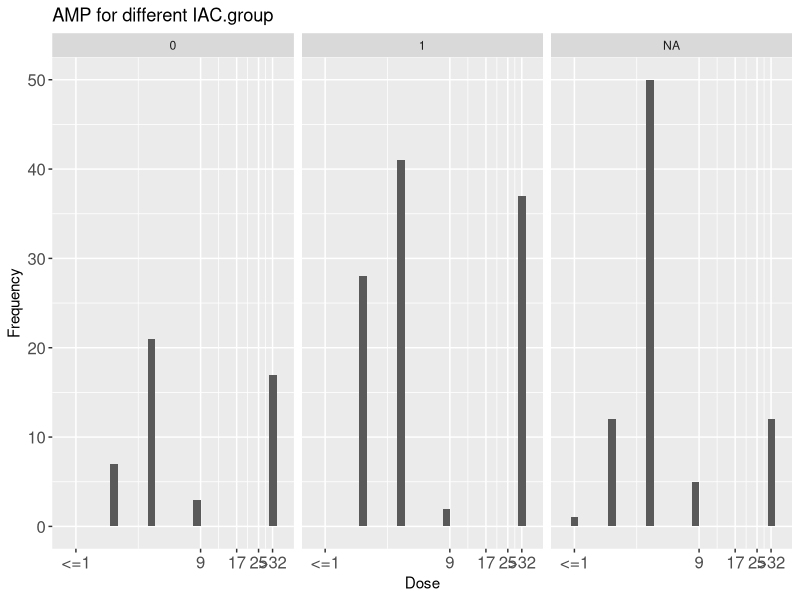
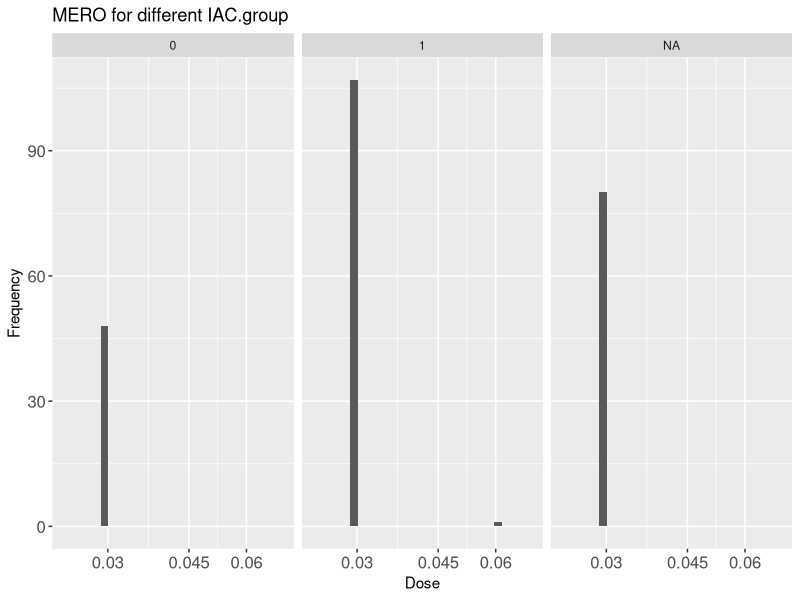
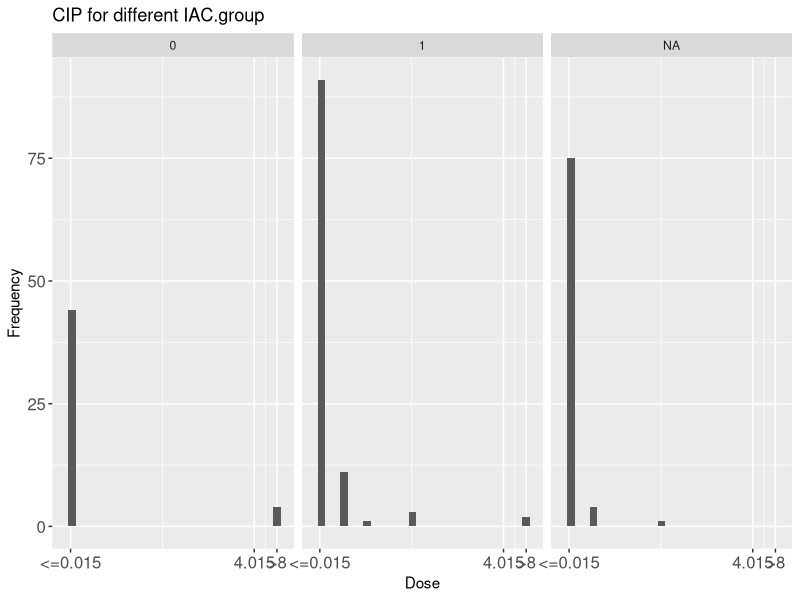
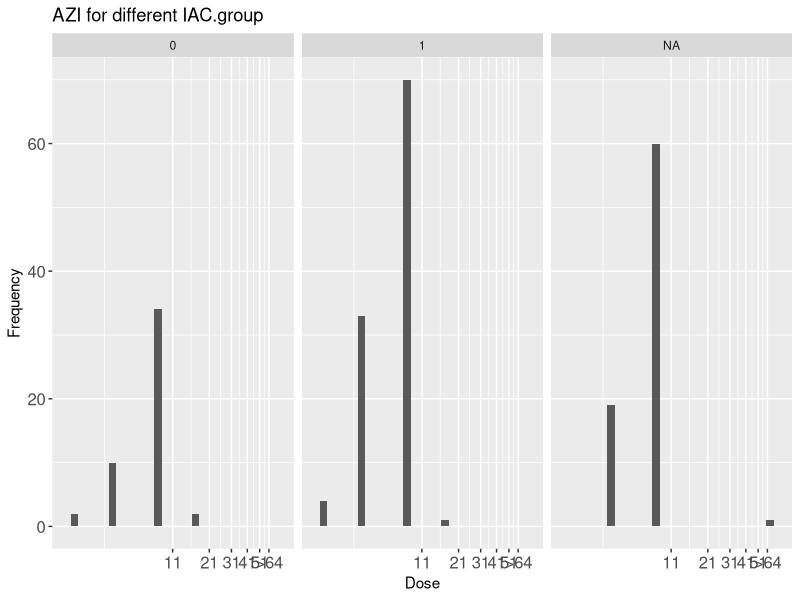
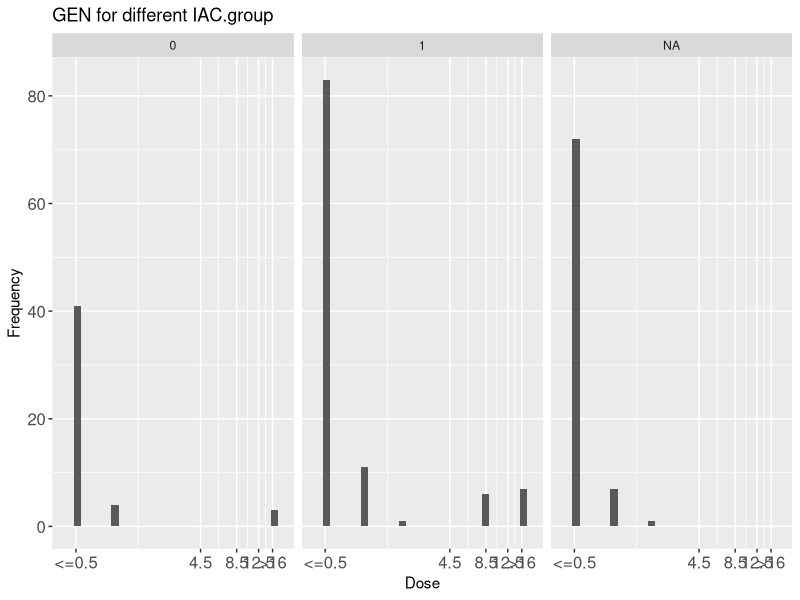
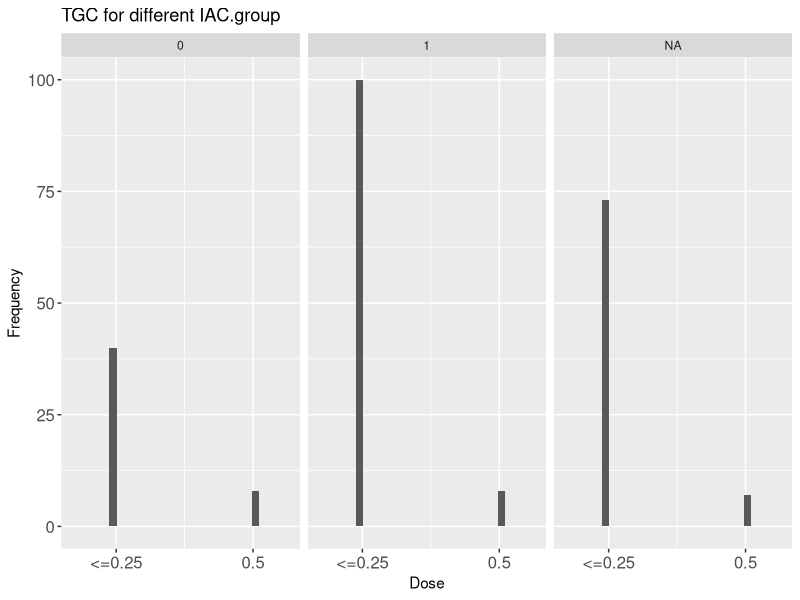
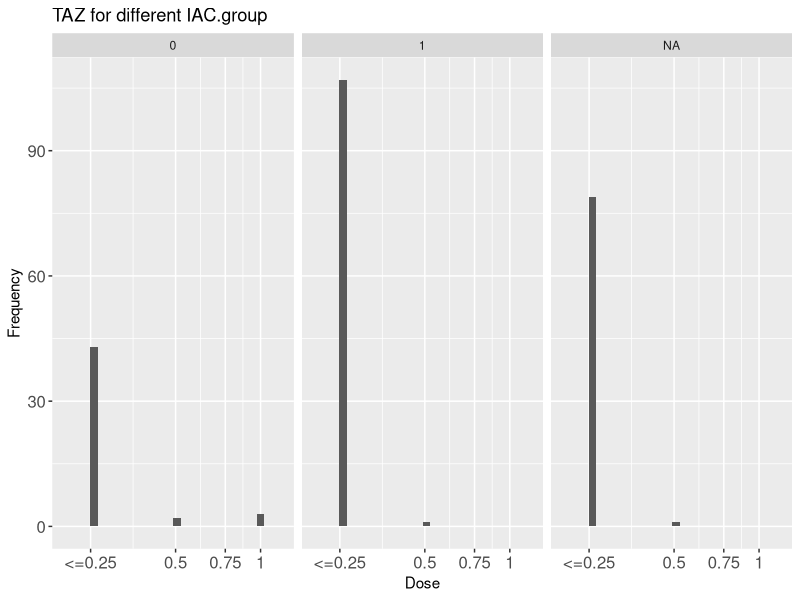
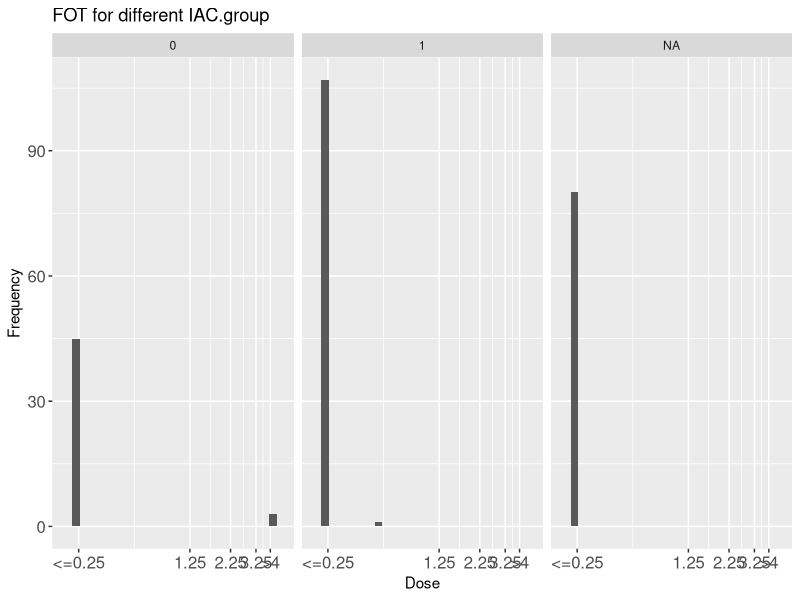

These charts were generated, in order, by the following R code:
## ---- chunk 1
library(stringr)    # String-verarbeitung
library(ggplot2)    # moderne plots
#library(gridExtra)

debug <- T  # debug printout
debug <- F  # kein debug printout
Log <- function(string) {
  if(debug){print(string)}  
}
## ---- chunk 2
Resistenzen <- read.csv("Resistenzen.csv")

# csv raussschreiben u. wieder einlesen fügt vorne Index-Spalte an; diese entfernen :
Resistenzen[,1] <- NULL                      

View(Resistenzen)
## ---- chunk 3
# Hilfs-Dataframes, implizit sollte genügen!

ResistenzenWM1  <- Resistenzen[Resistenzen["WM.group"]  == "1",]  #    waste milk Group
ResistenzenWM2  <- Resistenzen[Resistenzen["WM.group" ] == "2",]  # no waste milk Group
#View(ResistenzenWM2)

ResistenzenOLS0 <- Resistenzen[Resistenzen["OLS.group"] == "0",]  #    other livestock Group
ResistenzenOLS1 <- Resistenzen[Resistenzen["OLS.group"] == "1",]  # no other livestock  Group
#View(ResistenzenOLS0);View(ResistenzenOLS1)

ResistenzenIAC0 <- Resistenzen[Resistenzen["IAC.group"] == "0",]  #    ill animals in calving box Group
ResistenzenIAC1 <- Resistenzen[Resistenzen["IAC.group"] == "1",]  # no ill animals in calving box Group
#View(ResistenzenIAC0);View(ResistenzenIAC1)

ResistenzenHSC0 <- Resistenzen[Resistenzen["HSC.group"] == "0",]  # stable w\o  outlet
ResistenzenHSC1 <- Resistenzen[Resistenzen["HSC.group"] == "1",]  # stable with outlet
ResistenzenHSC2 <- Resistenzen[Resistenzen["HSC.group"] == "2",]  # outdoors
ResistenzenHSC3 <- Resistenzen[Resistenzen["HSC.group"] == "3",]  # 0+1
ResistenzenHSC4 <- Resistenzen[Resistenzen["HSC.group"] == "4",]  # 1+2
ResistenzenHSC5 <- Resistenzen[Resistenzen["HSC.group"] == "5",]  # 0+2
#View(ResistenzenHSC0);View(ResistenzenHSC1);View(ResistenzenHSC2);View(ResistenzenHSC3);View(ResistenzenHSC4);View(ResistenzenHSC5)
## ---- chunk 4
graphisch <- function(groups,antib, anfang,ende, schrittBin,schrittLab) {    

  if (ende < 0) {            # kleiner Trick um zusätzliches Funktionsargument zu vermeiden
    Ende=F
    ende = -ende
  } else{
    Ende=T
  }
  Log(paste("Ende, ende =",Ende,ende))
  
  if(groups == "WM.group" ){
    listdfs <- list(Resistenzen    , ResistenzenWM1 , ResistenzenWM2 )  #  implizit sollte genügen! (Vektor klappt hier nicht)
    Titel   <- c(   "WM or not", "WM           ", "no WM     ")
  }
   if(groups == "OLS.group" ){
    listdfs <- list(Resistenzen    , ResistenzenOLS1 , ResistenzenOLS0 )  
    Titel   <- c(   "OLS or not", "OLS           ", "no OLS      ")
  }
   if(groups == "IAC.group" ){
    listdfs <- list(Resistenzen    , ResistenzenIAC1 , ResistenzenIAC0 ) 
    Titel   <- c(   "IAC or not", "IAC           ", "no IAC      ")
  }
  if(groups == "HSC.group"){
    listdfs <- list(Resistenzen    , ResistenzenHSC0, ResistenzenHSC1, 
                    ResistenzenHSC2, ResistenzenHSC3, ResistenzenHSC4, ResistenzenHSC5)  
    Titel   <- c(   "arbitrary HSC          ", 
                    "0: stable w\\o  outlet", "1: stable with outlet", "2: outdoors          ","0+1                  ","1+2                  ","0+2                  ")
  }
  
  for (i in 2:length(Titel)){     # nicht 1. plot "XY oder nicht"  deskriptive Statistik - geht sicher o. eigene DFs!!? 
    DF <- listdfs[[i]]            # listdfs kürzer: nur hier explizit?
    
    numstrings <- str_replace(DF[[antib]], paste0("<=",anfang),  as.character(anfang))  
    # z.B. "1" als numerischer Platzhalter für "<=1" 
    numstrings <- str_replace(numstrings          , paste0(">",ende)   , as.character(ende)) #+1))   
    # z.B. "33" als numerischer Platzhalter für ">32"
    numbers <- as.numeric(numstrings )      # jetzt alles als Zahlen                                                       

    Log("numbers =");Log(numbers)
    # Median könnte im "<=" Bereich liegen oder im ">=", entsprechend reagieren:
    median <- median(numbers, na.rm=T)  # (na.rm=T fürs Lesen aus file, vorher war das "NA")
    rel <- "="                          # Relations-Symbol
    Log(paste( "median, anfang =",median, anfang ))
    if(median == anfang){
      rel <- "<=" 
    } 
    if(Ende && median == ende){
      rel <- ">"
    } 

    print(paste(antib,"- Resistance,", Titel[i], ":"))
    print(paste("  Median            ", rel, median))
    
    if(Ende && (max(numbers, na.rm=T) > ende)){  # gibt overflow bin, ist nicht leer: Verteilung nicht nach oben beschränkt
                                                            
      # kleinste Werte kleinstmöglich und grösste Werte kleinstmöglich ergibt Mindestwert des Mittelwertes
      mean <- mean(replace(numbers, numbers==anfang, 0), na.rm=T)    
                                
      print(paste("  Mean           >= ", mean  ))
      print("")
    } else {                      # Verteilung nach oben beschränkt
      if (anfang %in% numbers) {  # Verteilung nach oben beschränkt, nicht nach unten 
                                  #  (underflow bin gibt's FAST immer)
        mean1 <- mean(numbers, na.rm=T)    # kleinste Werte grösstmöglich gibt Höchstwert des Mittelwertes
      
        numbers0 <- replace(numbers, numbers==anfang, 0)    # kleinste Werte kleinstmöglich 
        mean0 <- mean(numbers0, na.rm=T)                             #   ergibt Mindestwert des Mittelwertes
        print(paste("  Mean   in ", sprintf("%.3f",mean0), "...", sprintf("%.3f",mean1)  ))
        print("")
      } else {                    # Verteilung nach oben und unten beschränkt : einfachster Fall
        print(paste("  Mean   = ", sprintf("%.3f",mean(numbers, na.rm=T)) ) )
        print("")
      }
    }
  }
  
  DF2 <- Resistenzen 

  numstrings <- str_replace(DF2[[antib]], paste0("<=",anfang),  as.character(anfang))   # \\ OBEN SCHON: factor out !! oder lieber TeilDFs implizit ??
  # z.B. "1" als numerischer Platzhalter für "<=1" 
  numstrings <- str_replace(numstrings          , paste0(">",ende)   , as.character(ende)) #+1))   
  # z.B. "33" als numerischer Platzhalter für ">32"
  numbers <- as.numeric(numstrings )      # jetzt alles als Zahlen                                                       
  Log(3)

  DF2$numbers <- numbers
  Log("i, numbers=");Log(i);Log(numbers)

  # https://stackoverflow.com/questions/23944355/r-hist-right-left-clump-binning war hier eine Inspiration,
  # fieseln für die tick labels weil R sonst aus Platzproblemen das wichtige letzte tick label unterdrückt:
  if(Ende) {
    seqAt  <- seq(schrittBin         ,ende+schrittBin,by=schrittLab)  # kleineres ende+... klappt nicht
    seqAt[length(seqAt)]  <- seqAt[length(seqAt)]-schrittBin          # also zurückkorrigieren
    #seqAt  <- seq(schrittBin         ,ende+0.001,by=schrittLab) 
  } else {
    seqAt  <- seq(schrittBin,ende           ,by=schrittLab)  # 1 Bin weniger
  }
  Log("seqAt:"); Log(seqAt)
  seqLab <- seq(schrittBin+schrittLab,ende           ,by=schrittLab)  
  seqLab <- seq(schrittBin           ,ende+schrittBin,by=schrittLab)  
     
  Log("seqLab:");Log(seqLab)
    
  seqLab_cutR <- seqLab[1:length(seqLab)-1]           
  Log("seqLab_cutR:");Log(seqLab_cutR)
    
  seqLab_cutLR <- seqLab_cutR[2:length(seqLab_cutR)]  # ... [2:...] klappt nicht
  Log("seqLab_cutLR:");Log(seqLab_cutLR)
    
  Labels <- c(paste0("<=",anfang),seqLab_cutLR)
  Log("Labels, 1:");Log(Labels)
    
  if(Ende) { Labels <- c(Labels,paste0(">",ende)) }
  Log("Labels, 2:");Log(Labels)

  #Ylab <- paste("Frequenz",antib,Titel[i])
  Ylab <- "Frequency"
  Xlab <- "Dose"

  Log("breaks="); Log(seqAt)
  Log("labels ="); Log(Labels)
    
  plot <- ggplot(DF2, aes(x=numbers)) + 
    scale_x_continuous(trans = "log10", breaks=seqAt, labels=Labels, limits=c(anfang*.8,ende*1.2)) +  
    # limits=anfang...ende aber bisschen mehr um dort zu plotten 
    # -0.01 o. *0.9; +1 o. *1.1 genügt nicht
    geom_histogram()                           + 
    theme(axis.text.x = element_text(size=12)) +
    theme(axis.text.y = element_text(size=12)) +
    xlab(Xlab) + ylab(Ylab)                    +
    
    #facet_grid(reformulate(".",groups))    +     # vertical stack  : reformulate gibt Formel (IAC.group ~ .)  etc.
    facet_grid(reformulate(groups,"."))    +      # horizontal stack: reformulate gibt Formel (. ~ IAC.group)  etc.
    
    ggtitle(paste(antib,"for different",groups))
  print(plot)
}
## ---- chunk 5
  graphisch("IAC.group", "AMP", 1,32, 1,8)  
## ---- chunk 6
  graphisch("IAC.group", "MERO", 0.03,-0.06,   0.015,0.015 )
## ---- chunk 7
  graphisch("IAC.group", "CIP" , 0.015,   8   ,   0.015,   4     ) 
## ---- chunk 8
   graphisch("IAC.group","AZI" , 2,64,   1,10)
## ---- chunk 9
   graphisch("IAC.group", "GEN" , 0.5  ,  16   ,   0.5  ,   4    )
## ---- chunk 10
   graphisch("IAC.group", "TGC" , 0.25 ,  -0.5 ,   0.25 ,   0.25 )  
## ---- chunk 11
   graphisch("IAC.group", "TAZ" , 0.25,-1,   0.25,0.25 )  
## ---- chunk 12
  graphisch("IAC.group", "FOT" , 0.25,4   ,   0.25,1     )  
## ---- chunk 13
   graphisch("IAC.group", "CHL" , 8    ,  64   ,   8,16   ) 
## ---- chunk 14
   graphisch("IAC.group", "NAL" , 4,64,   4,16    ) 
## ---- chunk 15
   graphisch("IAC.group", "TET" , 2,32,   2,8    ) 
## ---- chunk 16
   graphisch("IAC.group", "TMP" , 0.25 ,  16   ,   0.25,8    ) 
## ---- chunk 17
   graphisch("IAC.group", "SMX" , 8    , 512   ,   8,256    ) 

   #stop the script - by error 
## ---- chunk 18
  graphisch("OLS.group", "AMP", 1,32, 1,8)
## ---- chunk 19
  graphisch("OLS.group", "MERO", 0.03 ,  -0.06,   0.015,   0.015 )
## ---- chunk 20
  graphisch("OLS.group", "CIP" , 0.015,   8   ,   0.015,   4     ) 
## ---- chunk 21
  graphisch("OLS.group","AZI", 2,64, 1,10    )
## ---- chunk 22
  graphisch("OLS.group", "GEN" , 0.5  ,  16   ,   0.5  ,   4    )
## ---- chunk 23
  graphisch("OLS.group", "TGC" , 0.25 ,  -0.5 ,   0.25 ,   0.25 )  
## ---- chunk 24
  graphisch("OLS.group", "TAZ" , 0.25,-1   ,   0.25,0.25 )  
## ---- chunk 25
  graphisch("OLS.group", "FOT" , 0.25 ,   4   ,   0.25 ,   1     )  
## ---- chunk 26
  graphisch("OLS.group", "CHL" , 8    ,  64   ,   8,16    ) 
## ---- chunk 27
  graphisch("OLS.group", "NAL" , 4    ,  64   ,   4,16    ) 
## ---- chunk 28
  graphisch("OLS.group", "TET" , 2    ,  32   ,   2,8    ) 
## ---- chunk 29
  graphisch("OLS.group", "TMP" , 0.25 ,  16   ,   0.25,8    ) 
## ---- chunk 30
  graphisch("OLS.group", "SMX" , 8    , 512   ,   8,256   ) 

  #stop the script
## ---- chunk 31
  graphisch("WM.group", "AMP", 1,32, 1,8)
## ---- chunk 32
  graphisch("WM.group", "MERO", .03,-0.06, .015,.015)
## ---- chunk 33
  graphisch("WM.group", "CIP", 0.015,8, .015,4) 
## ---- chunk 34
  graphisch("WM.group", "AZI", 2,64, 1,10)
## ---- chunk 35
  graphisch("WM.group", "GEN", 0.5,16, 0.5,4)
## ---- chunk 36
  graphisch("WM.group", "TGC", 0.25,-0.5, 0.25,0.25)  
## ---- chunk 37
  graphisch("WM.group", "TAZ", 0.25, -1, .25,.25)  
## ---- chunk 38
  graphisch("WM.group", "FOT", 0.25,  4, .25, 1)  
## ---- chunk 39
  graphisch("WM.group", "CHL", 8,64, 8,16) 
## ---- chunk 40
  graphisch("WM.group", "NAL", 4,64, 4,16) 
## ---- chunk 41
  graphisch("WM.group", "TET", 2,32, 2,8) 
## ---- chunk 42
  graphisch("WM.group", "TMP", 0.25,16, .25,8) 
## ---- chunk 43
  graphisch("WM.group", "SMX", 8,512, 8,256) 
## ---- chunk 44
  graphisch("HSC.group", "AMP", 1,32, 1,8)
## ---- chunk 45
  graphisch("HSC.group", "MERO", 0.03 ,  -0.06,   0.015,0.015)
## ---- chunk 46
  graphisch("HSC.group", "CIP" , 0.015,   8   ,   0.015,   4    ) 
## ---- chunk 47
   graphisch("HSC.group", "AZI" , 2    ,  64   ,   1    ,   10    )
## ---- chunk 48
   graphisch("HSC.group", "GEN" , 0.5  ,  16   ,   0.5  ,   4    )
## ---- chunk 49
   graphisch("HSC.group", "TGC" , 0.25 ,  -0.5 ,   0.25 ,   0.25 )  
## ---- chunk 50
   graphisch("HSC.group", "TAZ" , 0.25 ,  -1   ,   0.25 ,   0.25 )  
## ---- chunk 51
  graphisch("HSC.group", "FOT" , 0.25 ,   4   ,   0.25 ,   1    )  
## ---- chunk 52
   graphisch("HSC.group", "CHL" , 8    ,  64   ,   8,16   ) 
## ---- chunk 53
   graphisch("HSC.group", "NAL" , 4    ,  64   ,   4,16   ) 
## ---- chunk 54
   graphisch("HSC.group", "TET" , 2    ,  32   ,   2,8    ) 
## ---- chunk 55
   graphisch("HSC.group", "TMP" , 0.25 ,  16   ,   0.25,8    ) 
## ---- chunk 56
  graphisch("HSC.group", "SMX" , 8    , 512   ,   8,256    ) 
